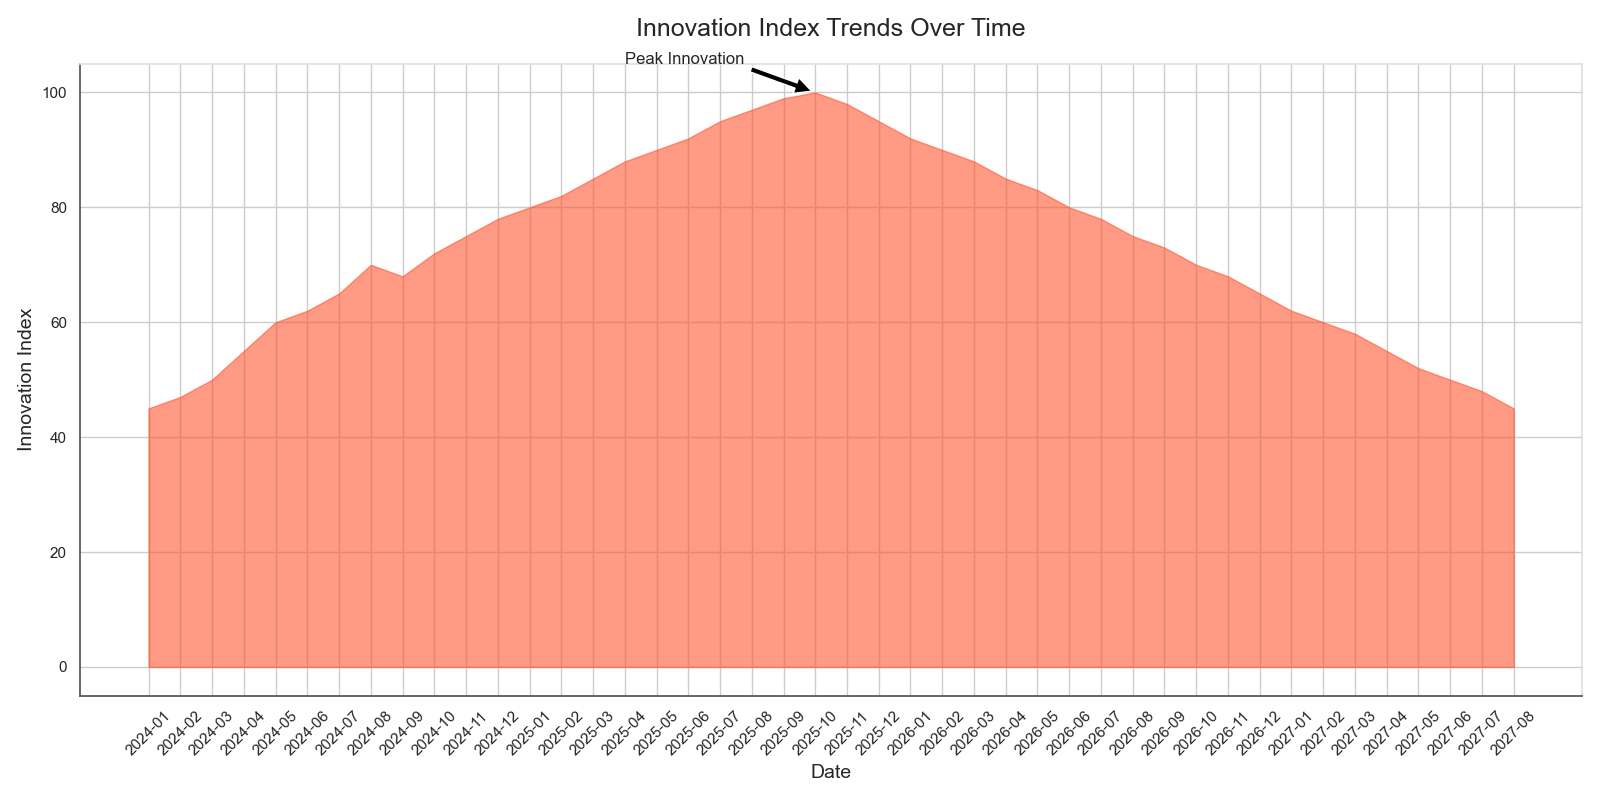

Source code (Python):

import matplotlib.pyplot as plt
import pandas as pd
import numpy as np

data = {
    'Date': pd.date_range(start='2024-01-01', periods=44, freq='M').strftime('%Y-%m').tolist(),
    'Innovation Index': [45, 47, 50, 55, 60, 62, 65, 70, 68, 72, 75, 78, 80, 82, 85, 88, 90, 92, 95, 97, 99, 100, 98, 95, 92, 90, 88, 85, 83, 80, 78, 75, 73, 70, 68, 65, 62, 60, 58, 55, 52, 50, 48, 45]
}

df = pd.DataFrame(data)

fig, ax = plt.subplots(figsize=(16, 8))

ax.fill_between(df['Date'], df['Innovation Index'], color='#FF5733', alpha=0.6)

ax.set_title('Innovation Index Trends Over Time', fontsize=18, pad=20)
ax.set_xlabel('Date', fontsize=14)
ax.set_ylabel('Innovation Index', fontsize=14)
ax.annotate('Peak Innovation', xy=('2025-10', 100), xytext=('2025-04', 105),
             arrowprops=dict(facecolor='black', shrink=0.05), fontsize=12)

ax.spines['top'].set_color('#E0E0E0')
ax.spines['right'].set_color('#E0E0E0')
ax.spines['left'].set_color('#555555')
ax.spines['bottom'].set_color('#555555')

plt.xticks(rotation=45)

plt.tight_layout()
plt.show()
